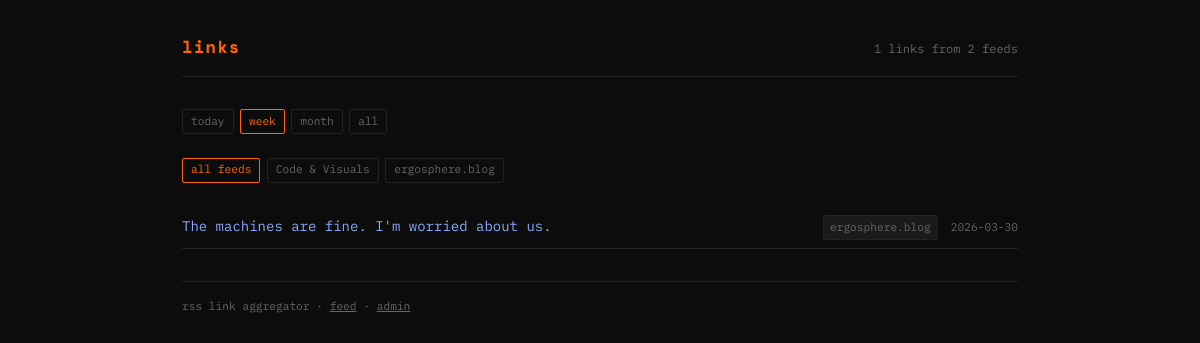
The page /?range=week on the database its author committed.
### tables this page shows
CREATE TABLE feeds (
            id INTEGER PRIMARY KEY AUTOINCREMENT,
            url TEXT UNIQUE NOT NULL,
            title TEXT,
            added_at TEXT DEFAULT (datetime('now'))
        );

CREATE TABLE entries (
            id INTEGER PRIMARY KEY AUTOINCREMENT,
            feed_id INTEGER NOT NULL,
            url TEXT NOT NULL,
            title TEXT,
            published TEXT,
            fetched_at TEXT DEFAULT (datetime('now')),
            FOREIGN KEY (feed_id) REFERENCES feeds(id) ON DELETE CASCADE,
            UNIQUE(feed_id, url)
        );

### app.py (the view)
@app.route("/")
def index():
    db = get_db()
    range_filter = request.args.get("range", "all")
    time_clause = ""
    if range_filter == "today":
        time_clause = (
            "WHERE COALESCE(e.published, e.fetched_at) >= datetime('now', '-1 day')"
        )
    elif range_filter == "week":
        time_clause = (
            "WHERE COALESCE(e.published, e.fetched_at) >= datetime('now', '-7 days')"
        )
    elif range_filter == "month":
        time_clause = (
            "WHERE COALESCE(e.published, e.fetched_at) >= datetime('now', '-30 days')"
        )
    entries = db.execute(f"""
        SELECT e.url, e.title, e.published, e.fetched_at,
               f.title AS feed_title, f.url AS feed_url
        FROM entries e
        JOIN feeds f ON e.feed_id = f.id
        {time_clause}
        ORDER BY COALESCE(e.published, e.fetched_at) DESC
        LIMIT 300
    """).fetchall()
    feeds = db.execute("SELECT * FROM feeds ORDER BY title, url").fetchall()
    return render_template(
        "index.html", entries=entries, feeds=feeds, time_range=range_filter
    )

### app.py (called while the page is built)
def get_db():
    if "db" not in g:
        g.db = sqlite3.connect(DATABASE)
        g.db.row_factory = sqlite3.Row
        g.db.execute("PRAGMA journal_mode=WAL")
    return g.db

### templates/index.html (shortened to what this page needs)
<!DOCTYPE html>
<html lang="en">
<head>
</head>
<body>
<header>
  <h1>links</h1>
  <span class="meta">{{ entries|length }} links from {{ feeds|length }} feeds</span>
</header>
<div class="filter-bar">
  <a href="?range=today" {% if time_range == 'today' %}class="active"{% endif %}>today</a>
  <a href="?range=week" {% if time_range == 'week' %}class="active"{% endif %}>week</a>
  <a href="?range=month" {% if time_range == 'month' %}class="active"{% endif %}>month</a>
  <a href="?" {% if time_range == 'all' %}class="active"{% endif %}>all</a>
</div>
{% if feeds %}
<div class="filter-bar">
  <a href="#" class="active" onclick="filterFeed(null, this); return false;">all feeds</a>
  {% for feed in feeds %}
  <a href="#" onclick="filterFeed('{{ feed.title or feed.url }}', this); return false;">
    {{ feed.title or feed.url | truncate(30) }}
  </a>
  {% endfor %}
</div>
{% endif %}
{% if entries %}
  {% for entry in entries %}
  <div class="entry" data-feed="{{ entry.feed_title or entry.feed_url }}">
    <div class="entry-info">
      <a href="{{ entry.url }}" target="_blank" rel="noopener">{{ entry.title }}</a>
    </div>
    <div class="entry-right">
      <span class="feed-tag">{{ entry.feed_title or entry.feed_url | truncate(20) }}</span>
      {% if entry.published %}
      <span class="date">{{ entry.published[:10] }}</span>
      {% endif %}
    </div>
  </div>
  {% endfor %}
{% else %}
  <div class="empty">no links yet. add some feeds.</div>
{% endif %}
<footer>
  rss link aggregator · <a href="/feed.xml" style="color: var(--fg-dim);">feed</a> · <a href="/admin" style="color: var(--fg-dim);">admin</a>
</footer>
</body>
</html>

### templates/index.html (style rules this page uses)
:root { --bg: #0c0c0c; --fg: #c8c8c8; --fg-dim: #666; --fg-bright: #e8e8e8; --accent: #ff6600; --link: #88aaff; --link-hover: #bbddff; --border: #222; --tag-bg: #1a1a1a; }
* { margin: 0; padding: 0; box-sizing: border-box; }
body { background: var(--bg); color: var(--fg); font-family: 'IBM Plex Mono', monospace; font-size: 14px; line-height: 1.6; padding: 2rem; max-width: 900px; margin: 0 auto; }
header { border-bottom: 1px solid var(--border); padding-bottom: 1rem; margin-bottom: 2rem; display: flex; justify-content: space-between; align-items: baseline; }
header h1 { font-family: 'Space Mono', monospace; font-size: 1.1rem; color: var(--accent); letter-spacing: 0.05em; }
header .meta { font-size: 0.75rem; color: var(--fg-dim); }
.entry { padding: 0.5rem 0; border-bottom: 1px solid var(--border); display: grid; grid-template-columns: 1fr auto; gap: 1rem; align-items: baseline; }
.entry a { color: var(--link); text-decoration: none; word-break: break-word; }
.entry .feed-tag { font-size: 0.7rem; color: var(--fg-dim); background: var(--tag-bg); padding: 0.15rem 0.4rem; border-radius: 2px; white-space: nowrap; border: 1px solid var(--border); }
.entry .date { font-size: 0.7rem; color: var(--fg-dim); white-space: nowrap; }
.entry-info { display: flex; align-items: baseline; gap: 0.6rem; min-width: 0; }
.entry-right { display: flex; align-items: baseline; gap: 0.8rem; }
.filter-bar { margin-bottom: 1.5rem; display: flex; flex-wrap: wrap; gap: 0.4rem; }
.filter-bar a { font-size: 0.7rem; color: var(--fg-dim); text-decoration: none; padding: 0.15rem 0.5rem; border: 1px solid var(--border); border-radius: 2px; transition: all 0.15s; }
.filter-bar a:hover, .filter-bar a.active { color: var(--accent); border-color: var(--accent); }
footer { margin-top: 2rem; padding-top: 1rem; border-top: 1px solid var(--border); font-size: 0.7rem; color: var(--fg-dim); }

### rows shown on the page
feeds: title "Code & Visuals"
feeds: title "ergosphere.blog"
entries: title "The machines are fine. I'm worried about us.", title "ergosphere.blog", published "2026-03-30"

### other values the page prints
{{ entries|length }} "1"
{{ feeds|length }} "2"
